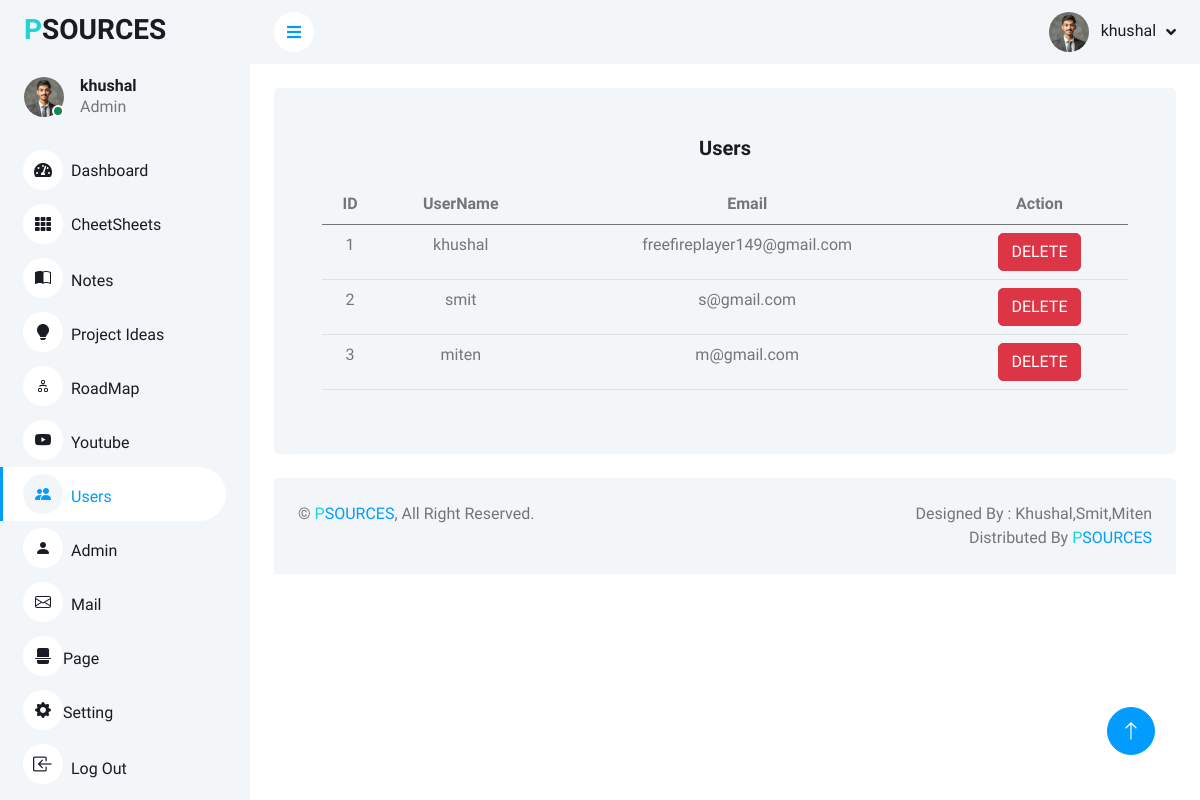
Screenshot of /admin/dashbord/user.php (signed in) with the database file from the repository.
### tables this page shows
CREATE TABLE `users` (
  `id` int(15) NOT NULL,
  `username` varchar(100) NOT NULL,
  `email` varchar(100) NOT NULL,
  `password` varchar(100) NOT NULL,
  `iv` varchar(100) NOT NULL
);

### admin/dashbord/class/class.php (called while the page is built, shortened)
<?php
class Database
{
    private $db_host = "localhost";
    private $db_user = "root";
    private $db_pass = "";
    private $db_name = "psources";
    private $mysql = "";
    private $con = false;
    private $result = array();
    public function __construct() {
        if (!$this->con) {
            $this->mysql = new mysqli($this->db_host, $this->db_user, $this->db_pass, $this->db_name);
            if ($this->mysql->connect_error) {
                array_push($this->result, $this->mysql->connect_error);
            } else {
                $this->con = true;
            }
        }
    }
    public function selectall($table)
    {
        if ($this->con) {
            $sql = "SELECT *FROM $table";
            $qry = $this->mysql->query($sql);
            if ($qry) {
                $this->result = $qry->fetch_all(MYSQLI_ASSOC);
                return true;
            } else {
                array_push($this->result, $this->mysql->error);
                return false;
            }
        } else {
            return false;
        }
    }
    public function select($table, $condition)
    {
        if ($this->con) {
              $sql = "SELECT *FROM $table WHERE $condition";
             $qry = $this->mysql->query($sql);
             if ($qry) {
                 $this->result = $qry->fetch_all(MYSQLI_ASSOC);
                 return true;
            } else {
                array_push($this->result, $this->mysql->error);
                return false;
            }
        } else {
            return false;
        }
    }
    public function getresult()
    {
        $val = $this->result;
        $this->result = array();
        return $val;
    }
}
?>

### admin/dashbord/component/secure.php (called while the page is built, shortened)
<?php
include 'class/class.php';
$admin_obj = new Database();
$aid = $_SESSION['id'];
$admin_obj->select("admin", "id = '$aid'");
$res=$admin_obj->getResult();
?>

### admin/dashbord/user.php (the view, shortened to what this page needs)
<?php include'./component/secure.php'; ?>
<!DOCTYPE html>
<html lang="en">
<?php include './component/css.php'; ?>
<body>
    <div class="container-xxl position-relative bg-white d-flex p-0">
        <div class="sidebar pe-4 pb-3">
            <nav class="navbar bg-light navbar-light">
                <a href="index.html" class="navbar-brand mx-4 mb-3">
                    <h3><span style="color:#1Ed4d4">P</span><span class="text-black">SOURCES</span></h3>
                </a>
                <div class="d-flex align-items-center ms-4 mb-4">
                    <div class="position-relative">
                        <img class="rounded-circle" src="img/user.jpg" alt="" style="width: 40px; height: 40px;">
                        <div
                            class="bg-success rounded-circle border border-2 border-white position-absolute end-0 bottom-0 p-1">
                        </div>
                    </div>
                    <div class="ms-3">
                    <h6 class="mb-0"><?php echo $res[0]['name'] ?></h6>
                    <span>Admin</span>
                    </div>
                </div>
                <div class="navbar-nav w-100">
                    <a href="home.php" class="nav-item nav-link "><i class="fa fa-tachometer-alt me-2"></i>Dashboard</a>
                    <a href="cheetsheet.php" class="nav-item nav-link "><i class="fa fa-th me-2"></i>CheetSheets</a>
                    <a href="note.php" class="nav-item nav-link"><i class="bi bi-book-half me-2"></i>Notes</a>
                    <a href="pidea.php" class="nav-item nav-link"><i class="bi bi-lightbulb-fill me-2"></i>Project
                        Ideas</a>
                    <a href="roadmap.php" class="nav-item nav-link"><i class="bi bi-diagram-2 me-2"></i>RoadMap</a>
                    <a href="youtube.php" class="nav-item nav-link"><i class="bi bi-youtube me-2"></i>Youtube</a>
                    <a href="user.php" class="nav-item nav-link active"><i class="bi bi-people-fill me-2"></i>Users</a>
                    <a href="admin.php" class="nav-item nav-link"><i class="bi bi-person-fill me-2"></i>Admin</a>
                    <a href="mail.php" class="nav-item nav-link"><i class="bi bi-envelope me-2"></i>Mail</a>
                    <a href="page.php" class="nav-item nav-link"><i class="bi bi-file-break-fill"></i>Page</a>
                    <a href="setting.php" class="nav-item nav-link"><i class="bi bi-gear-fill"></i>Setting</a>
                    <a href="../logout.php" class="nav-item nav-link"><i class="bi bi-box-arrow-in-left me-2 fs-5"></i>Log
                        Out</a>
                </div>
            </nav>
        </div>
        <div class="content">
            <?php include'./component/navbar.php'; ?>
            <div class="container-fluid pt-4 px-4">
                <div class="bg-light text-center rounded p-4">
                    <div class="row g-4">
                        <div class="col-sm-12 col-xl-12">
                            <div class="bg-light rounded h-100 p-4">
                                <h5 class="mb-4">Users</h5>
                                <table class="table">
                                    <thead>
                                        <tr>
                                            <th scope="col">ID</th>
                                            <th scope="col">UserName</th>
                                            <th scope="col">Email</th>
                                            <th>Action</th>
                                        </tr>
                                    </thead>
                                    <tbody>
                                        <?php
                                        $admin_obj->selectall("users");
                                        $result = $admin_obj->getresult();
                                        foreach ($result as $value) {
                                            ?>
                                            <tr>
                                                <td scope="row"><?php echo $value['id'] ?></td>
                                                <td><?php echo $value['username'] ?></td>
                                                <td><?php echo $value['email'] ?></td>
                                                <form action="" method="post">
                                                    <td><button type="submit" name="user_delete"
                                                            class="btn btn-danger">DELETE</button></td>
                                                </form>
                                            </tr>
                                            <?php
                                        }
                                        ?>
                                    </tbody>
                                </table>
                            </div>
                        </div>
                    </div>
                </div>
            </div>
            <?php include'./component/footer.php'; ?>
        </div>
        <a href="#" class="btn btn-lg btn-primary btn-lg-square back-to-top"><i class="bi bi-arrow-up"></i></a>
    </div>
</body>
</html>

### admin/dashbord/component/navbar.php (shortened to what this page needs)
<nav class="navbar navbar-expand bg-light navbar-light sticky-top px-4 py-0">
                <a href="#" class="sidebar-toggler flex-shrink-0">
                    <i class="fa fa-bars"></i>
                </a>
                <div class="navbar-nav align-items-center ms-auto">
                    <div class="nav-item dropdown">
                        <a href="#" class="nav-link dropdown-toggle" data-bs-toggle="dropdown">
                            <img class="rounded-circle me-lg-2" src="img/admin.jpg" alt=""
                                style="width: 40px; height: 40px;">
                            <span class="d-none d-lg-inline-flex"><?php echo $res[0]['name'] ?></span>
                        </a>
                    </div>
                </div>
            </nav>

### admin/dashbord/css/style.css (style rules this page uses)
:root { --primary: #009CFF; --light: #F3F6F9; --dark: #191C24; }
.back-to-top { position: fixed; display: none; right: 45px; bottom: 45px; z-index: 99; }
.btn { transition: .5s; }
.btn.btn-primary { color: #FFFFFF; }
.btn-lg-square { width: 48px; height: 48px; }
.btn-square, .btn-sm-square, .btn-lg-square { padding: 0; display: inline-flex; align-items: center; justify-content: center; font-weight: normal; border-radius: 50px; }
.sidebar { position: fixed; top: 0; left: 0; bottom: 0; width: 250px; height: 100vh; overflow-y: auto; background: var(--light); transition: 0.5s; z-index: 999; }
.content { margin-left: 250px; min-height: 100vh; background: #FFFFFF; transition: 0.5s; }
@media (min-width: 992px) { .sidebar { margin-left: 0; } }
@media (min-width: 992px) { .content { width: calc(100% - 250px); } }
.sidebar .navbar .navbar-nav .nav-link { padding: 7px 20px; color: var(--dark); font-weight: 500; border-left: 3px solid var(--light); border-radius: 0 30px 30px 0; outline: none; }
.sidebar .navbar .navbar-nav .nav-link:hover, .sidebar .navbar .navbar-nav .nav-link.active { color: var(--primary); background: #FFFFFF; border-color: var(--primary); }
.sidebar .navbar .navbar-nav .nav-link i { width: 40px; height: 40px; display: inline-flex; align-items: center; justify-content: center; background: #FFFFFF; border-radius: 40px; }
.sidebar .navbar .navbar-nav .nav-link:hover i, .sidebar .navbar .navbar-nav .nav-link.active i { background: var(--light); }
.content .navbar .navbar-nav .nav-link { margin-left: 25px; padding: 12px 0; color: var(--dark); outline: none; }
.content .navbar .sidebar-toggler, .content .navbar .navbar-nav .nav-link i { width: 40px; height: 40px; display: inline-flex; align-items: center; justify-content: center; background: #FFFFFF; border-radius: 40px; }
.content .navbar .dropdown-toggle::after { margin-left: 6px; vertical-align: middle; border: none; content: "\f107"; font-family: "Font Awesome 5 Free"; font-weight: 900; transition: .5s; }

### rows the page displays
users: id "1", username "khushal", email "freefireplayer149@gmail.com"
users: id "2", username "smit", email "s@gmail.com"
users: id "3", username "miten", email "m@gmail.com"

### other values shown
$res[0]['name'] "khushal"
